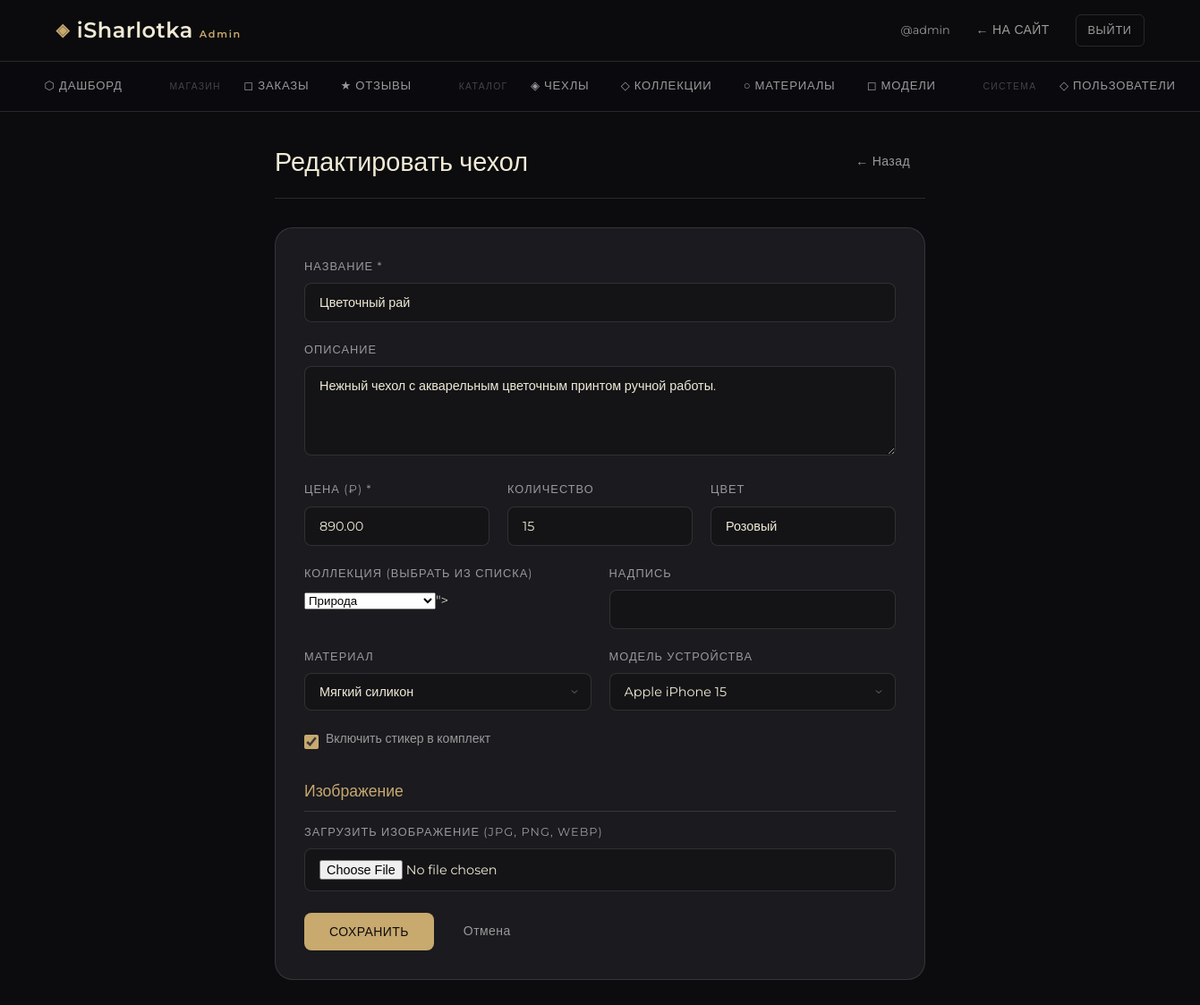
Page /admin/add_case.php?edit=1 (signed in) on the committed database.
### tables this page shows
CREATE TABLE IF NOT EXISTS cases_catalog (
    id_case INT AUTO_INCREMENT PRIMARY KEY,
    title VARCHAR(200) NOT NULL,
    description TEXT,
    price DECIMAL(10,2) NOT NULL,
    count INT DEFAULT 0,
    image VARCHAR(255),
    collection_id INT,
    inscription VARCHAR(255),
    sticker TINYINT(1) DEFAULT 0,
    color VARCHAR(50),
    material_id INT,
    model_id INT,
    has_3d TINYINT(1) DEFAULT 0,
    created_at TIMESTAMP DEFAULT CURRENT_TIMESTAMP,
    FOREIGN KEY (material_id) REFERENCES materials(id_material) ON DELETE SET NULL,
    FOREIGN KEY (model_id) REFERENCES device_models(id_model) ON DELETE SET NULL,
    FOREIGN KEY (collection_id) REFERENCES collections(id_collection) ON DELETE SET NULL
);

CREATE TABLE IF NOT EXISTS collections (
    id_collection INT AUTO_INCREMENT PRIMARY KEY,
    name VARCHAR(100) NOT NULL,
    description TEXT,
    cover_image VARCHAR(255),
    created_at TIMESTAMP DEFAULT CURRENT_TIMESTAMP
);

CREATE TABLE IF NOT EXISTS materials (
    id_material INT AUTO_INCREMENT PRIMARY KEY,
    material_name VARCHAR(100) NOT NULL
);

CREATE TABLE IF NOT EXISTS device_models (
    id_model INT AUTO_INCREMENT PRIMARY KEY,
    firm VARCHAR(100) NOT NULL,
    model_name VARCHAR(100) NOT NULL
);

### admin/add_case.php (the view, shortened to what this page needs)
<?php
require_once dirname(__DIR__) . '/config/db.php';
$editId = (int)($_GET['edit'] ?? 0);
$case = null;
if ($editId) {
    $stmt = $pdo->prepare("SELECT * FROM cases_catalog WHERE id_case=?");
    $stmt->execute([$editId]);
    $case = $stmt->fetch();
}
$materials = $pdo->query("SELECT * FROM materials ORDER BY material_name")->fetchAll();
$collections_list = $pdo->query("SELECT * FROM collections ORDER BY name")->fetchAll();
$models    = $pdo->query("SELECT * FROM device_models ORDER BY firm, model_name")->fetchAll();
require_once __DIR__ . '/header.php';
?>
<div class="admin-page-header">
    <h1><?= $editId ? 'Редактировать чехол' : 'Новый чехол' ?></h1>
    <a href="<?= BASE_URL ?>/admin/catalog.php" class="btn btn-ghost">← Назад</a>
</div>
<form method="POST" action="" enctype="multipart/form-data">
    <div class="admin-form-card">
        <div class="form-row">
            <div class="form-group" style="grid-column:1/-1">
                <label class="form-label">Название *</label>
                <input class="form-control" type="text" name="title" value="<?= htmlspecialchars($case['title'] ?? '') ?>" required>
            </div>
        </div>
        <div class="form-group">
            <label class="form-label">Описание</label>
            <textarea class="form-control" name="description" rows="4"><?= htmlspecialchars($case['description'] ?? '') ?></textarea>
        </div>
        <div class="form-row-3">
            <div class="form-group">
                <label class="form-label">Цена (₽) *</label>
                <input class="form-control" type="number" name="price" step="0.01" min="0" value="<?= htmlspecialchars($case['price'] ?? '') ?>" required>
            </div>
            <div class="form-group">
                <label class="form-label">Количество</label>
                <input class="form-control" type="number" name="count" min="0" value="<?= htmlspecialchars($case['count'] ?? 0) ?>">
            </div>
            <div class="form-group">
                <label class="form-label">Цвет</label>
                <input class="form-control" type="text" name="color" value="<?= htmlspecialchars($case['color'] ?? '') ?>">
            </div>
        </div>
        <div class="form-row">
            <div class="form-group">
                <label class="form-label">Коллекция (выбрать из списка)</label>
                <select name="collection_id" class="form-select">
                            <?php foreach ($collections_list as $col_opt): ?>
                            <option value="<?= $col_opt['id_collection'] ?>"
                                <?= ($case['collection_id'] ?? 0) == $col_opt['id_collection'] ? 'selected' : '' ?>>
                                <?= htmlspecialchars($col_opt['name']) ?>
                            </option>
                            <?php endforeach; ?>
                        </select>">
            </div>
            <div class="form-group">
                <label class="form-label">Надпись</label>
                <input class="form-control" type="text" name="inscription" value="<?= htmlspecialchars($case['inscription'] ?? '') ?>">
            </div>
        </div>
        <div class="form-row">
            <div class="form-group">
                <label class="form-label">Материал</label>
                <select class="form-control" name="material_id">
                    <?php
 foreach ($materials as $m): ?>
                        <option value="<?= $m['id_material'] ?>" <?= ($case['material_id'] ?? null)==$m['id_material']?'selected':'' ?>>
                            <?= htmlspecialchars($m['material_name']) ?>
                        </option>
                    <?php
 endforeach; ?>
                </select>
            </div>
            <div class="form-group">
                <label class="form-label">Модель устройства</label>
                <select class="form-control" name="model_id">
                    <?php
 foreach ($models as $m): ?>
                        <option value="<?= $m['id_model'] ?>" <?= ($case['model_id'] ?? null)==$m['id_model']?'selected':'' ?>>
                            <?= htmlspecialchars($m['firm'].' '.$m['model_name']) ?>
                        </option>
                    <?php
 endforeach; ?>
                </select>
            </div>
        </div>
        <div class="form-group">
            <div class="form-check">
                <input type="checkbox" name="sticker" id="sticker" <?= ($case['sticker'] ?? 0)?'checked':'' ?>>
                <label class="form-label" for="sticker" style="text-transform:none;letter-spacing:0">Включить стикер в комплект</label>
            </div>
        </div>
        <div class="form-section-title">Изображение</div>
        <div class="form-group">
            <label class="form-label">Загрузить изображение (jpg, png, webp)</label>
            <input class="form-control" type="file" name="image" id="image-upload" accept="image/*">
        </div>
        <div style="display:flex;gap:1rem;margin-top:1.5rem">
            <button type="submit" class="btn btn-primary">Сохранить</button>
            <a href="<?= BASE_URL ?>/admin/catalog.php" class="btn btn-ghost">Отмена</a>
        </div>
    </div>
</form>
<?php
 require_once __DIR__ . '/footer.php'; ?>

### css/style.css (style rules this page uses)
*, *::before, *::after { box-sizing: border-box; margin: 0; padding: 0; }
:root { --bg: #0C0C0E; --surface: #141417; --card: #1A1A1F; --card-hover:#212128; --border: rgba(255,255,255,0.07); --gold: #C8A96E; --gold-dim: rgba(200,169,110,0.15); --gold-glow: rgba(200,169,110,0.25); --cream: #F0EAD6; --text: #D8D0C4; --text-muted:#7A7570; --error: #E05A5A; --success: #5ABA8A; --radius: 12px; --radius-lg: 20px; --shadow: 0 8px 32px rgba(0,0,0,0.4); --shadow-lg: 0 20px 60px rgba(0,0,0,0.6); --font-display: 'Montserrat', sans-serif; --font-body: 'Montserrat', sans-serif; --transition: 0.25s cubic-bezier(0.4, 0, 0.2, 1); }
html { scroll-behavior: smooth; }
body { background: var(--bg); color: var(--text); font-family: var(--font-body); font-size: 15px; line-height: 1.65; min-height: 100vh; display: flex; flex-direction: column; }
a { color: var(--gold); text-decoration: none; transition: color var(--transition); }
.btn { display: inline-flex; align-items: center; justify-content: center; gap: 0.5rem; padding: 0.75rem 1.75rem; border-radius: 8px; font-family: var(--font-body); font-size: 0.875rem; font-weight: 500; letter-spacing: 0.03em; cursor: pointer; border: none; transition: all var(--transition); text-transform: uppercase; }
.btn-primary { background: var(--gold); color: var(--bg); }
.btn-ghost { background: transparent; color: var(--text-muted); border: 1px solid transparent; padding: 0.5rem 1rem; text-transform: none; }
.form-group { margin-bottom: 1.25rem; }
.form-label { display: block; font-size: 0.8rem; letter-spacing: 0.08em; text-transform: uppercase; color: var(--text-muted); margin-bottom: 0.5rem; }
.form-control { width: 100%; padding: 0.75rem 1rem; background: var(--surface); border: 1px solid var(--border); border-radius: 8px; color: var(--cream); font-family: var(--font-body); font-size: 0.9rem; transition: all var(--transition); outline: none; }
.form-control::placeholder { color: var(--text-muted); }
select.form-control { appearance: none; background-repeat: no-repeat; background-position: right 0.75rem center; padding-right: 2.5rem; }
select.form-control option { background: var(--surface); }
textarea.form-control { resize: vertical; min-height: 100px; }
.form-check { display: flex; align-items: center; gap: 0.5rem; }
.form-check input[type=checkbox] { width: 16px; height: 16px; accent-color: var(--gold); cursor: pointer; }
.form-check label { font-size: 0.875rem; cursor: pointer; }
.admin-page-header { display: flex; align-items: center; justify-content: space-between; margin-bottom: 2rem; }
.admin-page-header h1 { font-family: var(--font-display); font-size: 2rem; color: var(--cream); font-weight: 400; }
.admin-form-card { background: var(--card); border: 1px solid var(--border); border-radius: var(--radius-lg); padding: 2rem; }
.form-row { display: grid; grid-template-columns: 1fr 1fr; gap: 1.25rem; }
.form-row-3 { display: grid; grid-template-columns: 1fr 1fr 1fr; gap: 1.25rem; }
.form-section-title { font-family: var(--font-display); font-size: 1.1rem; color: var(--gold); margin: 1.5rem 0 0.75rem; padding-bottom: 0.5rem; border-bottom: 1px solid var(--border); }
:root { --text-muted: #9a9a9a; --border: rgba(255,255,255,0.12); }

### admin/header.php (style rules this page uses)
.admin-page-header { display: flex; align-items: center; justify-content: space-between; margin-bottom: 2rem; padding-bottom: 1rem; border-bottom: 1px solid var(--border); }
.admin-page-header h1 { font-family: var(--font-display); font-size: 1.8rem; font-weight: 300; color: var(--cream); }

### rows in the picture
cases_catalog: title "Цветочный рай", description "Нежный чехол с акварельным цветочным принтом ручной работы.", price "890.00", count "15", color "Розовый", collection_id "Природа", material_id "Мягкий силикон", model_id "Apple iPhone 15", sticker "☑"

### other values in the picture
$_SESSION['login'] "admin"
$icon "⬡ ◻ ★ ◈ ◇ ○ ◻ ◇"
$label "ДАШБОРД ЗАКАЗЫ ОТЗЫВЫ ЧЕХЛЫ КОЛЛЕКЦИИ МАТЕРИАЛЫ МОДЕЛИ ПОЛЬЗОВАТЕЛИ"
